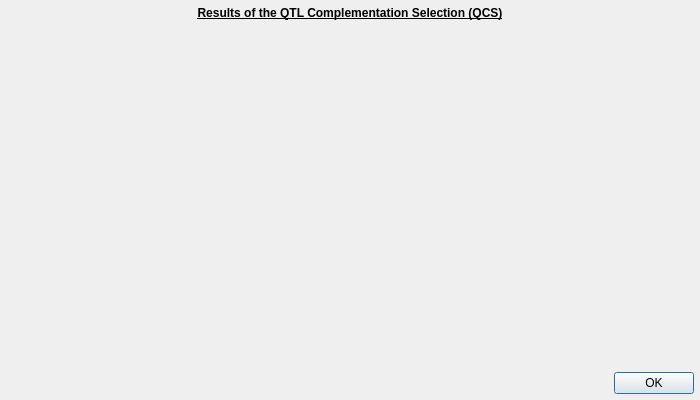
<ui version="4.0" >
 <class>CompResultsWindow</class>
 <widget class="QDialog" name="CompResultsWindow" >
  <property name="geometry" >
   <rect>
    <x>0</x>
    <y>0</y>
    <width>700</width>
    <height>400</height>
   </rect>
  </property>
  <property name="windowTitle" >
   <string>QTL Complementation Selection (QCS)</string>
  </property>
  <layout class="QVBoxLayout" name="compResWindowVLayout" >
   <property name="margin" >
    <number>6</number>
   </property>
   <item>
    <layout class="QVBoxLayout" name="compResVLayout" >
     <property name="spacing" >
      <number>6</number>
     </property>
     <item>
      <widget class="QLabel" name="titleLabel" >
       <property name="text" >
        <string>&lt;!DOCTYPE HTML PUBLIC "-//W3C//DTD HTML 4.0//EN" "http://www.w3.org/TR/REC-html40/strict.dtd">
&lt;html>&lt;head>&lt;meta name="qrichtext" content="1" />&lt;style type="text/css">
p, li { white-space: pre-wrap; }
&lt;/style>&lt;/head>&lt;body style=" font-family:'Sans Serif'; font-size:9pt; font-weight:400; font-style:normal;">
&lt;p align="center" style=" margin-top:0px; margin-bottom:0px; margin-left:0px; margin-right:0px; -qt-block-indent:0; text-indent:0px;">&lt;span style=" font-weight:600; text-decoration: underline;">Results of the QTL Complementation Selection (QCS)&lt;/span>&lt;/p>&lt;/body>&lt;/html></string>
       </property>
      </widget>
     </item>
     <item>
      <widget class="QScrollArea" name="scrollArea" >
       <property name="frameShape" >
        <enum>QFrame::NoFrame</enum>
       </property>
       <property name="widgetResizable" >
        <bool>true</bool>
       </property>
       <widget class="QWidget" name="scrollAreaWidgetContents" >
        <property name="geometry" >
         <rect>
          <x>0</x>
          <y>0</y>
          <width>686</width>
          <height>323</height>
         </rect>
        </property>
        <layout class="QHBoxLayout" name="horizontalLayout" >
         <property name="spacing" >
          <number>0</number>
         </property>
         <property name="margin" >
          <number>0</number>
         </property>
         <item>
          <widget class="QLabel" name="resultsLabel" >
           <property name="text" >
            <string/>
           </property>
           <property name="alignment" >
            <set>Qt::AlignLeading|Qt::AlignLeft|Qt::AlignTop</set>
           </property>
           <property name="textInteractionFlags" >
            <set>Qt::LinksAccessibleByMouse|Qt::TextSelectableByMouse</set>
           </property>
          </widget>
         </item>
        </layout>
       </widget>
      </widget>
     </item>
     <item>
      <widget class="QDialogButtonBox" name="buttonBox" >
       <property name="orientation" >
        <enum>Qt::Horizontal</enum>
       </property>
       <property name="standardButtons" >
        <set>QDialogButtonBox::Ok</set>
       </property>
      </widget>
     </item>
    </layout>
   </item>
  </layout>
 </widget>
 <resources/>
 <connections>
  <connection>
   <sender>buttonBox</sender>
   <signal>accepted()</signal>
   <receiver>CompResultsWindow</receiver>
   <slot>accept()</slot>
   <hints>
    <hint type="sourcelabel" >
     <x>248</x>
     <y>254</y>
    </hint>
    <hint type="destinationlabel" >
     <x>157</x>
     <y>274</y>
    </hint>
   </hints>
  </connection>
  <connection>
   <sender>buttonBox</sender>
   <signal>rejected()</signal>
   <receiver>CompResultsWindow</receiver>
   <slot>reject()</slot>
   <hints>
    <hint type="sourcelabel" >
     <x>316</x>
     <y>260</y>
    </hint>
    <hint type="destinationlabel" >
     <x>286</x>
     <y>274</y>
    </hint>
   </hints>
  </connection>
 </connections>
</ui>
